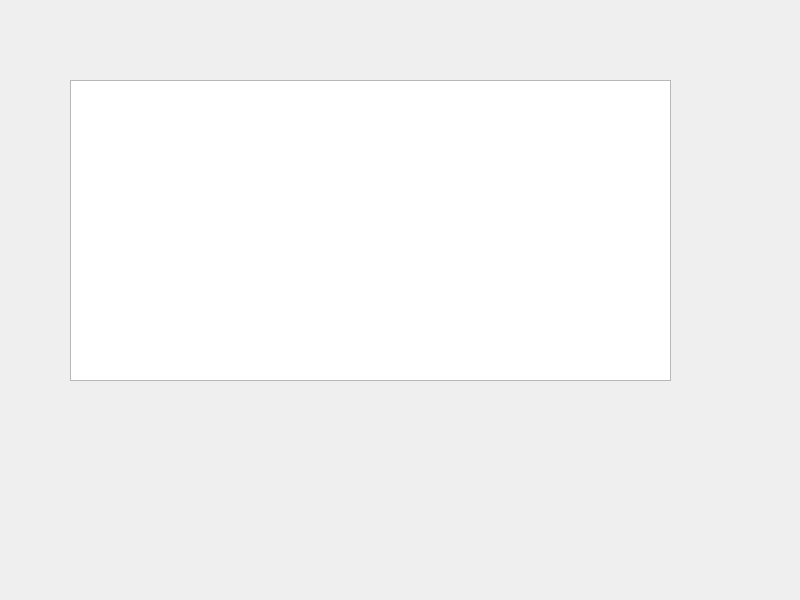
<?xml version="1.0" encoding="UTF-8"?>
<ui version="4.0">
 <class>AiChatWindow</class>
 <widget class="QMainWindow" name="AiChatWindow">
  <property name="geometry">
   <rect>
    <x>0</x>
    <y>0</y>
    <width>800</width>
    <height>600</height>
   </rect>
  </property>
  <property name="windowTitle">
   <string>MainWindow</string>
  </property>
  <widget class="QWidget" name="centralwidget">
   <widget class="QPlainTextEdit" name="plainTextEdit">
    <property name="geometry">
     <rect>
      <x>70</x>
      <y>80</y>
      <width>601</width>
      <height>301</height>
     </rect>
    </property>
    <property name="plainText">
     <string>
</string>
    </property>
   </widget>
  </widget>
 </widget>
 <resources/>
 <connections/>
</ui>
